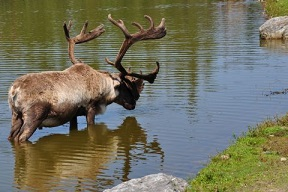
//> input picture data/images/moose.jpg, 288 x 192 px
$ ./main   (built with g++ and OpenCV 4)
//> lines starting //> are read from the running program, lines starting //| are printed output that depends on the picture; after the words box and inside, x2 and y2 are one past the last pixel; in counts of white or black regions, pixels touching at a corner belong together
#include <iostream>
#include <opencv2/opencv.hpp>


const std::string imageDir = "C:/Users/itber/Documents/learning"
                             "/self_tutorials/learning_opencv/data/images";


int main(int argc, char **argv) {
    std::string imagePath;
    if (argc > 1)
        imagePath = argv[1];
    else
        imagePath = imageDir + "/moose.jpg";

    // allocates cv::Mat objects to store image
    cv::Mat img1, img2, img3, img4;

    // declare display windows
    cv::namedWindow("Original Image", cv::WINDOW_AUTOSIZE);
    cv::namedWindow("Grayscale Image", cv::WINDOW_AUTOSIZE);
    cv::namedWindow("Canny Edges", cv::WINDOW_AUTOSIZE);
    cv::namedWindow("Pyramid Downsampled Image", cv::WINDOW_AUTOSIZE);

    // read in image
    img1 = cv::imread(imagePath);
//> img1 is the input picture: 192 rows x 288 cols, CV_8UC3; mean B, G, R 95.7, 114.2, 114.8

    // convert to grayscale
    cv::cvtColor(img1, img2, cv::COLOR_BGR2GRAY);
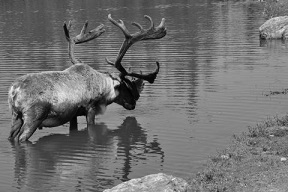
//> img2: 192 rows x 288 cols, CV_8UC1; min 0, max 244, mean 112.3

    // Run Canny Edge detector on grayscal image
    cv::GaussianBlur(img2, img3, cv::Size(5,5), 3, 3); // blurr it first
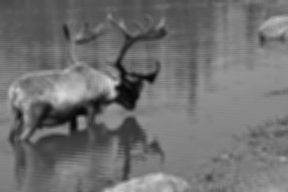
//> img3: 192 rows x 288 cols, CV_8UC1; min 6, max 215, mean 112.3
    cv::Canny(img3, img3, 25, 100, 3, true);
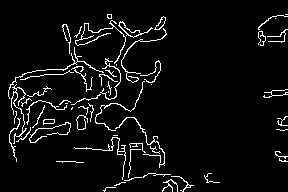
//> img3: 192 rows x 288 cols, CV_8UC1; 5.3% white in thin lines or dots

    // Perform Pyramid downsampling (Blurr then downsample)
    cv::pyrDown(img1, img4);
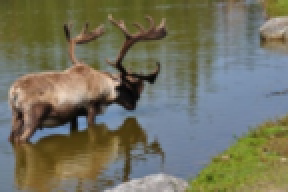
//> img4: 96 rows x 144 cols, CV_8UC3 (shown 2 times larger); mean B, G, R 95.6, 114.1, 114.7

    cv::imshow("Original Image", img1);
    cv::imshow("Grayscale Image", img2);
    cv::imshow("Canny Edges", img3);
    cv::imshow("Pyramid Downsampled Image", img4);


    cv::waitKey(0);
    cv::destroyAllWindows();

    return 0;
}

$ run again, with data/images/baboon01.jpg copied over data/images/moose.jpg
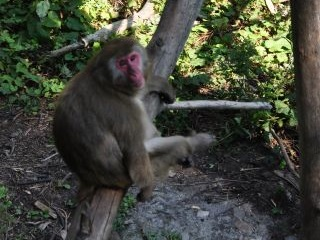
//> input picture data/images/baboon01.jpg, 320 x 240 px
//> img1 is the input picture: 240 rows x 320 cols, CV_8UC3; mean B, G, R 58.4, 69.5, 66.5
//> `cv::Canny(img3, img3, 25, 100, 3, true);`:
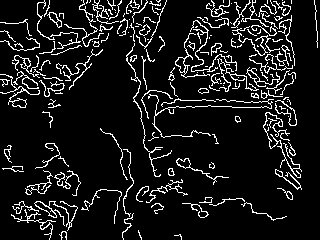
//> img3: 240 rows x 320 cols, CV_8UC1; 10% white in thin lines or dots
//> `cv::pyrDown(img1, img4);`:
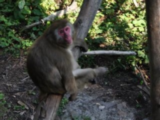
//> img4: 120 rows x 160 cols, CV_8UC3; mean B, G, R 58.4, 69.5, 66.5

$ run again, with data/images/beach.jpg copied over data/images/moose.jpg
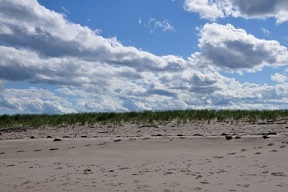
//> input picture data/images/beach.jpg, 288 x 192 px
//> img1 is the input picture: 192 rows x 288 cols, CV_8UC3; mean B, G, R 155.2, 140, 129.8
//> `cv::Canny(img3, img3, 25, 100, 3, true);`:
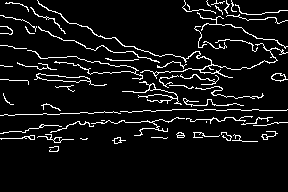
//> img3: 192 rows x 288 cols, CV_8UC1; 7.1% white in thin lines or dots, all inside (x1, y1, x2, y2) = (0, 0, 288, 152)
//> `cv::pyrDown(img1, img4);`:
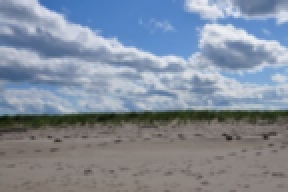
//> img4: 96 rows x 144 cols, CV_8UC3 (shown 2 times larger); mean B, G, R 155.3, 140, 129.7

$ run again, with data/images/bear.jpg copied over data/images/moose.jpg
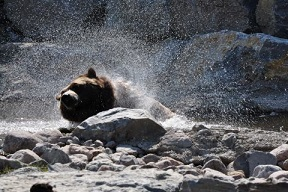
//> input picture data/images/bear.jpg, 288 x 192 px
//> img1 is the input picture: 192 rows x 288 cols, CV_8UC3; mean B, G, R 101.2, 97, 96.1
//> `cv::Canny(img3, img3, 25, 100, 3, true);`:
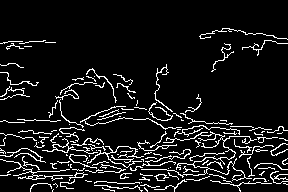
//> img3: 192 rows x 288 cols, CV_8UC1; 9.1% white in thin lines or dots, all inside (x1, y1, x2, y2) = (0, 28, 288, 192)
//> `cv::pyrDown(img1, img4);`:
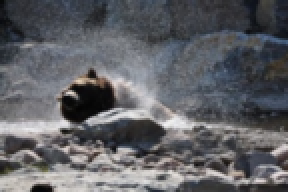
//> img4: 96 rows x 144 cols, CV_8UC3 (shown 2 times larger); mean B, G, R 101.2, 96.9, 96
